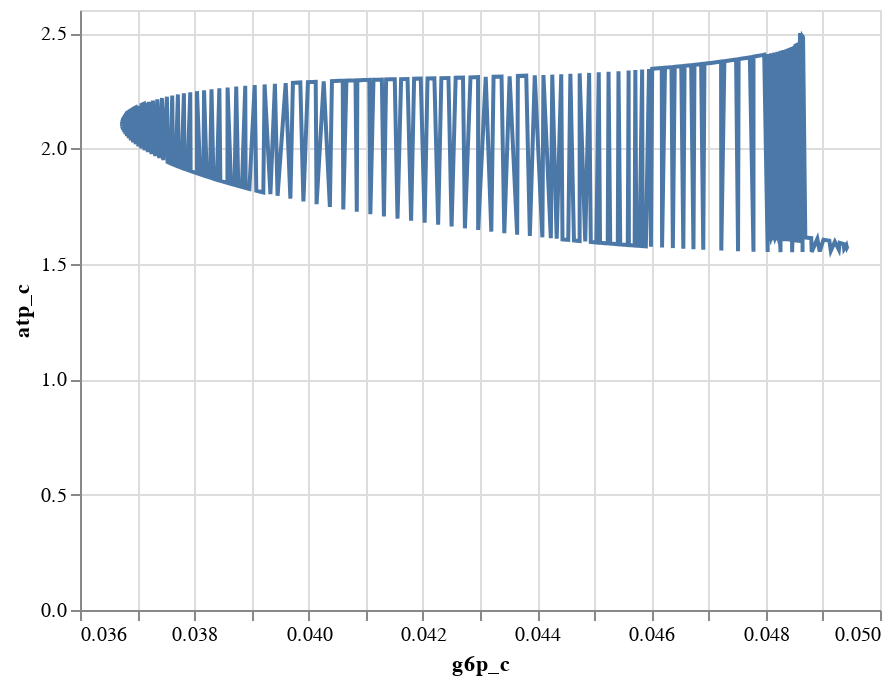

The cell this chart's notebook holds for it:
### Code cell
plot_phase_portait(conc_sol,observable=["g6p_c","atp_c"])

### Figure 1 — Vega-Lite specification as saved in the notebook (floating-point values rounded to 4 significant figures; data arrays with more than 128 entries replaced by an {"elided": "..."} marker saying what was removed)
{"config": {"view": {"continuousWidth": 400, "continuousHeight": 300}}, "data": {"name": "data-aa99abd0acadfa6cf7df5dc4885f9f27"}, "mark": "line", "encoding": {"tooltip": [{"type": "quantitative", "field": "Time"}, {"type": "quantitative", "field": "g6p_c"}, {"type": "quantitative", "field": "atp_c"}], "x": {"type": "quantitative", "field": "g6p_c"}, "y": {"type": "quantitative", "field": "atp_c"}}, "$schema": "https://vega.github.io/schema/vega-lite/v4.8.1.json", "datasets": {"data-aa99abd0acadfa6cf7df5dc4885f9f27": {"elided": "783 records"}}}
